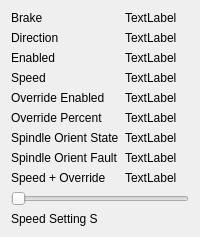
          <widget class="QWidget" name="tab_24">
           <attribute name="title">
            <string>6</string>
           </attribute>
           <layout class="QGridLayout" name="gridLayout_40">
            <item row="2" column="1">
             <widget class="QLabel" name="spindle_enabled_6_lb">
              <property name="text">
               <string>TextLabel</string>
              </property>
             </widget>
            </item>
            <item row="8" column="1">
             <widget class="QLabel" name="spindle_cmd_speed_6_lb">
              <property name="text">
               <string>TextLabel</string>
              </property>
             </widget>
            </item>
            <item row="6" column="1">
             <widget class="QLabel" name="spindle_orient_state_6_lb">
              <property name="text">
               <string>TextLabel</string>
              </property>
             </widget>
            </item>
            <item row="1" column="0">
             <widget class="QLabel" name="label_103">
              <property name="text">
               <string>Direction</string>
              </property>
             </widget>
            </item>
            <item row="2" column="0">
             <widget class="QLabel" name="label_100">
              <property name="text">
               <string>Enabled</string>
              </property>
             </widget>
            </item>
            <item row="3" column="0">
             <widget class="QLabel" name="label_102">
              <property name="text">
               <string>Speed</string>
              </property>
             </widget>
            </item>
            <item row="1" column="1">
             <widget class="QLabel" name="spindle_direction_6_lb">
              <property name="text">
               <string>TextLabel</string>
              </property>
             </widget>
            </item>
            <item row="0" column="1">
             <widget class="QLabel" name="spindle_brake_6_lb">
              <property name="text">
               <string>TextLabel</string>
              </property>
             </widget>
            </item>
            <item row="5" column="1">
             <widget class="QLabel" name="spindle_override_6_lb">
              <property name="text">
               <string>TextLabel</string>
              </property>
             </widget>
            </item>
            <item row="7" column="1">
             <widget class="QLabel" name="spindle_orient_fault_6_lb">
              <property name="text">
               <string>TextLabel</string>
              </property>
             </widget>
            </item>
            <item row="7" column="0">
             <widget class="QLabel" name="label_139">
              <property name="text">
               <string>Spindle Orient Fault</string>
              </property>
             </widget>
            </item>
            <item row="6" column="0">
             <widget class="QLabel" name="label_132">
              <property name="text">
               <string>Spindle Orient State</string>
              </property>
             </widget>
            </item>
            <item row="10" column="0">
             <widget class="QLabel" name="label_104">
              <property name="text">
               <string>Speed Setting S</string>
              </property>
             </widget>
            </item>
            <item row="5" column="0">
             <widget class="QLabel" name="label_98">
              <property name="text">
               <string>Override Percent</string>
              </property>
             </widget>
            </item>
            <item row="8" column="0">
             <widget class="QLabel" name="label_99">
              <property name="text">
               <string>Speed + Override</string>
              </property>
             </widget>
            </item>
            <item row="0" column="0">
             <widget class="QLabel" name="label_101">
              <property name="text">
               <string>Brake</string>
              </property>
             </widget>
            </item>
            <item row="3" column="1">
             <widget class="QLabel" name="spindle_speed_6_lb">
              <property name="text">
               <string>TextLabel</string>
              </property>
             </widget>
            </item>
            <item row="4" column="1">
             <widget class="QLabel" name="spindle_override_enabled_6_lb">
              <property name="text">
               <string>TextLabel</string>
              </property>
             </widget>
            </item>
            <item row="4" column="0">
             <widget class="QLabel" name="label_120">
              <property name="text">
               <string>Override Enabled</string>
              </property>
             </widget>
            </item>
            <item row="9" column="0" colspan="2">
             <widget class="QSlider" name="spindle_override_6_sl">
              <property name="maximum">
               <number>100</number>
              </property>
              <property name="orientation">
               <enum>Qt::Horizontal</enum>
              </property>
             </widget>
            </item>
           </layout>
          </widget>
